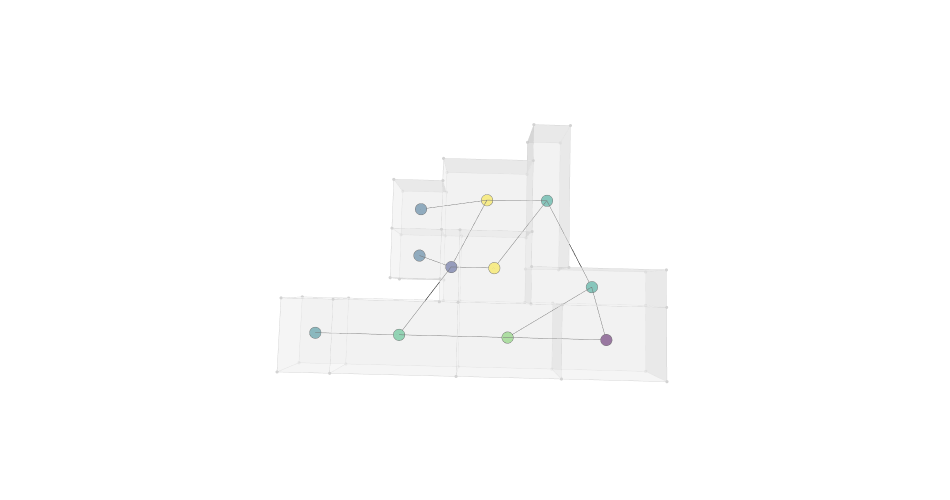

Notebook code for this chart:
### Code cell
g = Graph.ByTopology(house, direct=False, directApertures=True)
graph_data = Plotly.DataByGraph(g, vertexSize=4, vertexGroupKey="label", vertexLabelKey="title", vertexGroups=[0,1,2,3,4,5,6,7,8,9,10])
bldg_data = Plotly.DataByTopology(house, faceOpacity=0.5, edgeColor="lightgrey", vertexColor="lightgrey")
# bldg_data = []
# graph_data = []
fig = Plotly.FigureByData(graph_data+bldg_data)
Plotly.Show(fig, renderer='jupyterlab')

### Figure 1 — Plotly figure (JSON) as saved in the notebook; plotly's stock layout.template omitted (floating-point values rounded to 4 significant figures; data arrays with more than 128 entries replaced by an {"elided": "..."} marker saying what was removed)
{"data": [{"hoverinfo": "text", "legendgroup": "4", "legendrank": 4, "marker": {"color": [5, 8, 6, 1, 6, 10, 4, 10, 3, 4, 7], "colorscale": [[0, "#440154"], [0.1111, "#482878"], [0.2222, "#3e4989"], [0.3333, "#31688e"], [0.4444, "#26828e"], [0.5556, "#1f9e89"], [0.6667, "#35b779"], [0.7778, "#6ece58"], [0.8889, "#b5de2b"], [1, "#fde725"]], "line": {"color": "black", "width": 0.5}, "size": 4, "symbol": "circle"}, "mode": "markers", "name": "Graph Vertices", "showlegend": false, "text": ["Service (5)", "Dining Room (8)", "Terrace 1 (6)", "Living Room (1)", "Terrace 2 (6)", "Bedroom 1 (10)", "WC 2 (4)", "Bedroom 2 (10)", "Corridor (3)", "WC 1 (4)", "Kitchen (7)"], "type": "scatter3d", "x": [1.75, 1.75, 4.4, 1.75, 8.8, 5.25, 8.2, 8.75, 5.25, 5.8, 1.75], "y": [17.25, 7.5, 3.25, 2.5, 5.6, 8.25, 12.1, 8.7, 10.45, 12.1, 13], "z": [1.5, 1.5, 1.5, 1.5, 1.5, 1.5, 1.5, 1.5, 1.5, 1.5, 1.5]}, {"hoverinfo": "text", "legendgroup": "5", "legendrank": 5, "line": {"color": "black", "width": 1}, "mode": "lines", "name": "Graph Edges", "showlegend": false, "text": "", "type": "scatter3d", "x": [1.75, 1.75, null, 1.75, 4.4, null, 1.75, 1.75, null, 1.75, 1.75, null, 4.4, 8.8, null, 1.75, 4.4, null, 5.25, 8.8, null, 8.8, 8.75, null, 5.25, 5.25, null, 8.75, 8.2, null, 5.25, 8.75, null, 5.25, 5.8, null, 1.75, 5.25, null], "y": [13, 17.25, null, 7.5, 3.25, null, 2.5, 7.5, null, 7.5, 13, null, 3.25, 5.6, null, 2.5, 3.25, null, 8.25, 5.6, null, 5.6, 8.7, null, 8.25, 10.45, null, 8.7, 12.1, null, 10.45, 8.7, null, 10.45, 12.1, null, 13, 10.45, null], "z": [1.5, 1.5, null, 1.5, 1.5, null, 1.5, 1.5, null, 1.5, 1.5, null, 1.5, 1.5, null, 1.5, 1.5, null, 1.5, 1.5, null, 1.5, 1.5, null, 1.5, 1.5, null, 1.5, 1.5, null, 1.5, 1.5, null, 1.5, 1.5, null, 1.5, 1.5, null]}, {"hoverinfo": "text", "hovertext": "", "legendgroup": "1", "legendrank": 1, "marker": {"color": "lightgrey", "size": 1.1}, "mode": "markers", "name": "Topology Vertices", "showlegend": false, "text": "", "type": "scatter3d", "x": [0, 3.5, 3.5, 0, 0, 3.5, 3.5, 0, 0, 3.5, 3.5, 0, 3.5, 3.5, 5.3, 5.3, 5.3, 5.3, 5.3, 5.3, 0, 3.5, 3.5, 0, 3.5, 3.5, 7, 7, 7, 7, 10.5, 12.3, 12.3, 10.5, 12.3, 12.3, 0, 3.5, 0, 3.5, 4.6, 7, 4.6, 7, 9.4, 10.5, 9.4, 10.5, 4.6, 7, 4.6, 7, 9.4, 9.4], "y": [5, 5, 0, 0, 5, 5, 0, 0, 10, 10, 6.5, 10, 10, 6.5, 6.5, 4.7, 0, 6.5, 4.7, 0, 16, 16, 10.9, 16, 16, 10.9, 10, 6.5, 10, 6.5, 6.5, 6.5, 4.7, 6.5, 6.5, 4.7, 18.5, 18.5, 18.5, 18.5, 10.9, 10.9, 10.9, 10.9, 10.9, 10.9, 10.9, 10.9, 13.3, 13.3, 13.3, 13.3, 13.3, 13.3], "z": [0, 0, 0, 0, 3, 3, 3, 3, 0, 0, 0, 3, 3, 3, 0, 0, 0, 3, 3, 3, 0, 0, 0, 3, 3, 3, 0, 0, 3, 3, 0, 0, 0, 3, 3, 3, 0, 0, 3, 3, 0, 0, 3, 3, 0, 0, 3, 3, 0, 0, 3, 3, 0, 3]}, {"hoverinfo": "text", "legendgroup": "2", "legendrank": 2, "line": {"color": "lightgrey", "width": 1}, "marker": {"size": 0}, "mode": "lines", "name": "Topology Edges", "showlegend": false, "text": "", "type": "scatter3d", "x": {"elided": "303 float values"}, "y": {"elided": "303 float values"}, "z": {"elided": "303 int values"}}, {"cmax": 1, "cmin": 0, "color": "#FAFAFA", "colorscale": [[0, "#440154"], [0.1111, "#482878"], [0.2222, "#3e4989"], [0.3333, "#31688e"], [0.4444, "#26828e"], [0.5556, "#1f9e89"], [0.6667, "#35b779"], [0.7778, "#6ece58"], [0.8889, "#b5de2b"], [1, "#fde725"]], "flatshading": true, "hoverinfo": "text", "hovertext": "", "i": {"elided": "138 int values"}, "j": {"elided": "138 int values"}, "k": {"elided": "138 int values"}, "legendgroup": "3", "legendrank": 3, "lighting": {"facenormalsepsilon": 0}, "name": "Topology Faces", "opacity": 0.5, "showlegend": false, "showscale": false, "text": "", "type": "mesh3d", "x": [0, 3.5, 3.5, 0, 3.5, 0, 3.5, 0, 3.5, 0, 3.5, 3.5, 0, 3.5, 5.3, 5.3, 5.3, 5.3, 5.3, 5.3, 3.5, 0, 3.5, 3.5, 0, 3.5, 7, 7, 7, 7, 10.5, 12.3, 12.3, 10.5, 12.3, 12.3, 0, 3.5, 3.5, 0, 4.6, 7, 4.6, 7, 9.4, 10.5, 9.4, 10.5, 4.6, 7, 7, 4.6, 9.4, 9.4], "y": [5, 5, 0, 0, 5, 5, 0, 0, 6.5, 10, 10, 10, 10, 6.5, 4.7, 0, 6.5, 6.5, 4.7, 0, 10.9, 16, 16, 16, 16, 10.9, 10, 6.5, 10, 6.5, 6.5, 6.5, 4.7, 6.5, 6.5, 4.7, 18.5, 18.5, 18.5, 18.5, 10.9, 10.9, 10.9, 10.9, 10.9, 10.9, 10.9, 10.9, 13.3, 13.3, 13.3, 13.3, 13.3, 13.3], "z": [0, 0, 0, 0, 3, 3, 3, 3, 0, 0, 0, 3, 3, 3, 0, 0, 0, 3, 3, 3, 0, 0, 0, 3, 3, 3, 0, 0, 3, 3, 0, 0, 0, 3, 3, 3, 0, 0, 3, 3, 0, 0, 3, 3, 0, 0, 3, 3, 0, 0, 3, 3, 0, 3]}], "layout": {"autosize": true, "height": 500, "margin": {"b": 40, "l": 40, "r": 40, "t": 40}, "paper_bgcolor": "rgba(0, 0, 0, 0)", "plot_bgcolor": "rgba(0, 0, 0, 0)", "scene": {"aspectmode": "data", "aspectratio": {"x": 1.397, "y": 2.101, "z": 0.3407}, "camera": {"center": {"x": 0, "y": 0, "z": 0}, "eye": {"x": -0.2144, "y": -0.00526, "z": 2.773}, "projection": {"type": "perspective"}, "up": {"x": 0, "y": 0, "z": 1}}, "xaxis": {"type": "linear", "visible": false}, "yaxis": {"type": "linear", "visible": false}, "zaxis": {"type": "linear", "visible": false}}, "showlegend": true, "width": 950, "xaxis": {"showgrid": false, "visible": false, "zeroline": false}, "yaxis": {"showgrid": false, "visible": false, "zeroline": false}}}
